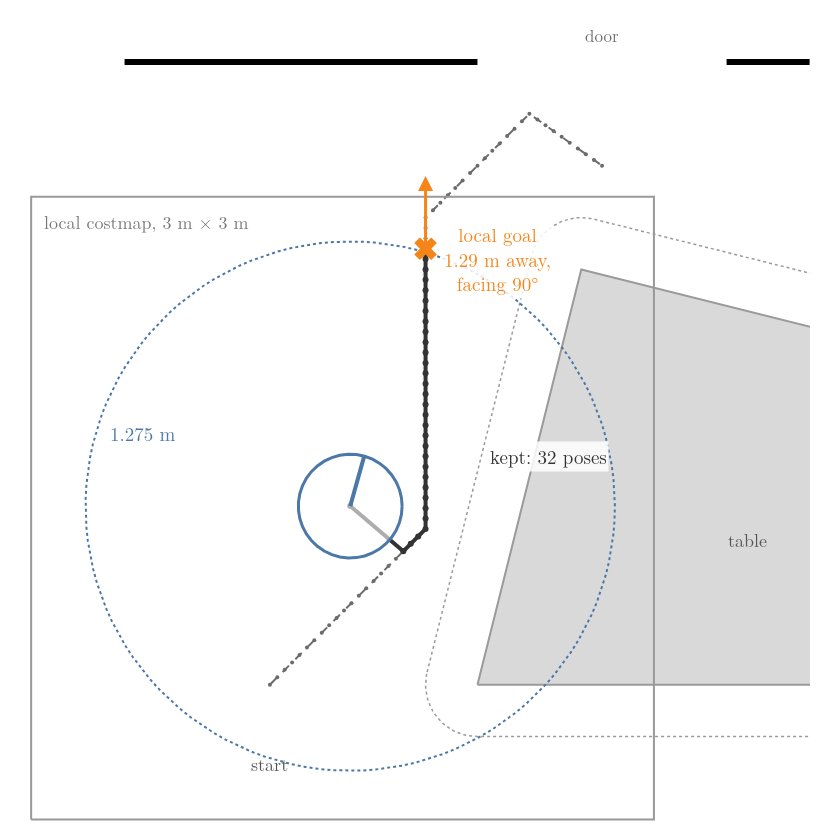

This figure's Python source:
"""Step 1 of a cycle on numbers, at 2.4 s (the cycle the person appears): the global plan (grey dashed, a pose every
0.05 m), the local costmap (thin grey square, 3 m x 3 m round the robot), the circle of 0.85 x 1.5 = 1.275 m round
the robot (dotted), the part of the plan TEB keeps (dark), up to the first pose outside the circle, and the local goal
(orange cross) with its heading (arrow) from the plan's next pieces. Run -> plan_cut.png"""
import math
from pathlib import Path

import bandkit as bk
import numpy as np
import plotly.graph_objects as go
import roomdraw as rd
import tebkit as tk
from gifkit import BLUE, FONT, GREY, ORANGE

here = Path(__file__).parent
c = tk.results()["person"][24]
x, tp, g = c["x"], c["tplan"], c["goal"]
dist = float(np.hypot(*(g[:2] - x[:2])))
assert round(c["t"], 1) == 2.4 and len(tp) == 32 and round(dist, 2) == 1.29 and round(math.degrees(g[2])) == 90

fig = go.Figure()
rd.room(fig)
plan = c["plan"]
fig.add_trace(go.Scatter(x=plan[:, 0], y=plan[:, 1], mode="lines+markers", line=dict(color=GREY, width=2, dash="dash"),
                         marker=dict(size=4, color=GREY)))
fig.add_trace(go.Scatter(x=tp[:, 0], y=tp[:, 1], mode="lines+markers", line=dict(color="#333333", width=4),
                         marker=dict(size=6, color="#333333")))
ox, oy = c["cm"]["origin"]
s = tk.COSTMAP_SIZE
fig.add_trace(go.Scatter(x=[ox, ox + s, ox + s, ox, ox], y=[oy, oy, oy + s, oy + s, oy], mode="lines",
                         line=dict(color="#999999", width=2)))
t = np.linspace(0, 2 * math.pi, 120)
fig.add_trace(go.Scatter(x=x[0] + 1.275 * np.cos(t), y=x[1] + 1.275 * np.sin(t), mode="lines",
                         line=dict(color=BLUE, width=2, dash="dot")))
rd.robot(fig, *x, BLUE)
fig.add_trace(go.Scatter(x=[g[0]], y=[g[1]], mode="markers", marker=dict(symbol="x", size=20, color=ORANGE)))
fig.add_annotation(x=g[0] + 0.35 * math.cos(g[2]), y=g[1] + 0.35 * math.sin(g[2]), ax=g[0], ay=g[1], xref="x", yref="y",
                   axref="x", ayref="y", showarrow=True, arrowhead=2, arrowwidth=3, arrowcolor=ORANGE, text="")
fig.add_annotation(x=g[0] + 0.08, y=g[1] - 0.05, text=f"local goal<br>{dist:.2f} m away,<br>facing 90°", showarrow=False,
                   xanchor="left", font=dict(size=19, color=ORANGE), bgcolor="rgba(255,255,255,0.85)")
fig.add_annotation(x=x[0] - 1.0, y=x[1] + 0.35, text="1.275 m", showarrow=False, font=dict(size=19, color=BLUE),
                   bgcolor="rgba(255,255,255,0.85)")
fig.add_annotation(x=ox + 0.05, y=oy + s - 0.05, text="local costmap, 3 m × 3 m", showarrow=False, xanchor="left",
                   yanchor="top", font=dict(size=18, color="#777777"), bgcolor="rgba(255,255,255,0.85)")
fig.add_annotation(x=2.0, y=0.62, text="start", showarrow=False, font=dict(size=18, color="#555555"))
fig.add_annotation(x=3.05, y=2.1, text=f"kept: {len(tp)} poses", showarrow=False, xanchor="left",
                   font=dict(size=19, color="#333333"), bgcolor="rgba(255,255,255,0.85)")
rd.zoom(fig, (0.75, 4.6), (0.3, 4.25))
fig.update_layout(template="simple_white", font=FONT, width=820, height=840, showlegend=False,
                  margin=dict(l=10, r=10, t=10, b=10))
fig.write_image(here / "plan_cut.png")
